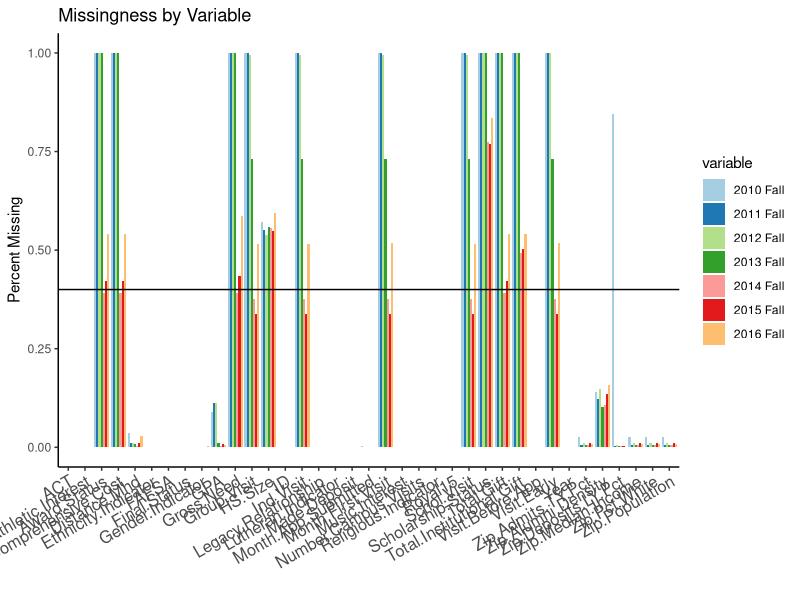
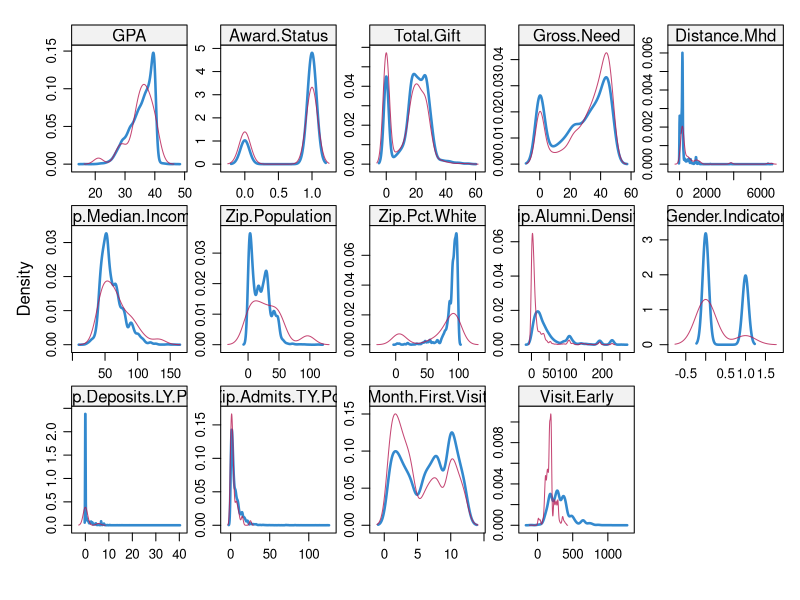
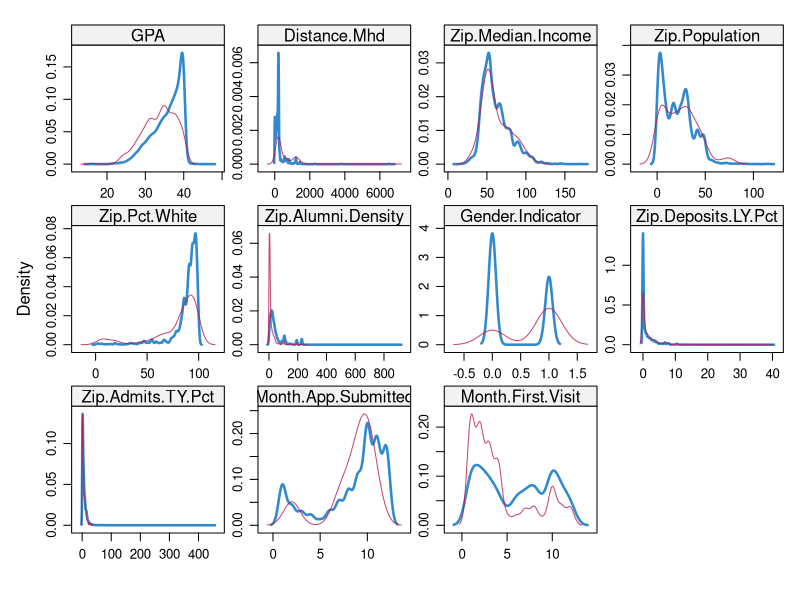

The R source for these figures, in order:
setwd("/Users/kwalker/git_projects/yield")
data <- read.csv("min_factors.csv", stringsAsFactors=FALSE)

# helpful: http://www.ats.ucla.edu/stat/r/dae/logit.htm

library(reshape2)
library(ggplot2)
library(mice)
library(lattice)

# handle missing values
data$Year <- factor(data$Year)
missing <- data.frame(var=names(data))
for(u in levels(data$Year)) {
    subset <- data[data$Year==u, ]
    miss <- data.frame(var=names(subset))
    for(g in seq_along(data)) { miss$NAs[g] <- round(sum(is.na(subset[,g]))/length(subset[,g]),4)  }
    missing <- cbind(missing, miss$NAs)
}
colnames(missing) <- c("Variable", levels(data$Year))
missing2 <- melt(missing, id="Variable")
ggplot(missing2[missing2$variable!="2017 Fall", ], aes(Variable, value)) + geom_bar(stat="identity", position="dodge", aes(fill=variable)) +
    scale_fill_brewer(palette="Paired") + ylab("Percent Missing") + xlab("") + theme_classic() + geom_hline(yintercept=.4) + 
    theme(axis.text.x = element_text(angle=30, hjust=1, size=12)) + labs(title="Missingness by Variable")

# check for collinearity
collin <- round(cor(data[,c(1,4:34)], use = "pair"), 2) 
# don't use made deposit, total.inst.gift, comp.cost
data <- data[ ,-c(12,14,27)]

# option 1: drop 2010-2012 + impute missing values (+ drop schol. status, hs size and total inst. gift)
# option 2: drop award status, comp. cost, first visit, gross need, group visit, hs size, ind. visit, last visit, schol. visit, scholarship status, total gift, total inst. gift and visit early (13 out of 40 vars)
# do both and compare

data$Final.Status <- as.numeric(gsub(0.5, 0, data$Final.Status))

################################ OPTION 1
data1 <- data[data$Year %in% c("2014 Fall", "2015 Fall", "2016 Fall"), -2]
data1fit <- data1[ , -c(7:9,13,19)] # drop ind.visit, schol.visit, group.visit, high school size, inst. gift, schol. status

# impute missing values
tempData <- mice(data1fit, m=1, maxit=50, meth='pmm', seed=500)
summary(tempData)
densityplot(tempData)
data1fit.imp <- complete(tempData, 1)

# fix binomial issues
for(j in c(4,8,9,10,11,12,13,14,24,25)) data1fit.imp[,j] <- round(data1fit.imp[,j])

# test and train sets
smp_size <- floor(0.75 * nrow(data1fit.imp))
set.seed(3333)
train_ind <- sample(seq_len(nrow(data1fit.imp)), size = smp_size)
train1 <- data1fit.imp[train_ind, ]
test1 <- data1fit.imp[-train_ind, ]

# fit model
fit1g <- glm(Final.Status ~ ., train1[,-2], family="binomial")
fit1gs <- step(fit1g, direction="both", trace=0)

coef1 <- exp(cbind(Odds.Ratio = coef(fit1gs), confint(fit1gs)))

test1$Predictions_raw <- unlist(predict(fit1gs, test1, type="response"))
test1$Predictions <- unlist(round(test1$Predictions_raw))

for(u in seq_along(test1$Predictions)){
    if(test1$Predictions[u] == test1$Final.Status[u]) { test1$Correct[u] <- "Correct" 
    } else if(test1$Predictions[u]==1) { test1$Correct[u] <- "False Positive"
    } else if(test1$Predictions[u]==0) { test1$Correct[u] <- "False Negative"
    }
}
test1$Correct <- unlist(test1$Correct)
table(test1$Correct) # 92.2% correct / power = 0.954 / 0.031 alpha



################################ OPTION 2
data2 <- data[ , -c(8:14,20,34)]
data2fit <- data2[ ,-c(2,3)] # drop id, year

# impute missing values
tempData <- mice(data2fit, m=1, maxit=50, meth='pmm', seed=500)
summary(tempData)
densityplot(tempData)
data2fit.imp <- complete(tempData, 1)

# fix binomial issues
for(j in c(3,6:10,20,21)) data2fit.imp[,j] <- round(data2fit.imp[,j])

# test and train sets
smp_size <- floor(0.75 * nrow(data2fit.imp))
set.seed(3333)
train_ind <- sample(seq_len(nrow(data2fit.imp)), size = smp_size)
train2 <- data2fit.imp[train_ind, ]
test2 <- data2fit.imp[-train_ind, ]

# fit model
fit2g <- glm(Final.Status ~ ., train2, family="binomial")
fit2gs <- step(fit2g, direction="both", trace=0)

coef2 <- exp(cbind(Odds.Ratio = coef(fit2gs), confint(fit2gs)))

test2$Predictions_raw <- unlist(predict(fit2gs, test2, type="response"))
test2$Predictions <- unlist(round(test2$Predictions_raw))
for(u in seq_along(test2$Predictions)){
    if(test2$Predictions[u] == test2$Final.Status[u]) { test2$Correct[u] <- "Correct" 
    } else if(test2$Predictions[u]==1) { test2$Correct[u] <- "False Positive"
    } else if(test2$Predictions[u]==0) { test2$Correct[u] <- "False Negative"
    }
}
test2$Correct <- unlist(test2$Correct)
table(test2$Correct) # 78.7% correct / power = .837 / alpha = .0496


